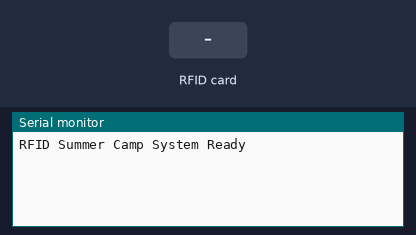
This sketch was run on a simulated Arduino Uno, built with avr-gcc and run on an emulated ATmega328P. Parts: the last lines printed to the serial monitor. The test bench sets the inputs (shaded band).

Above: at 1.2 s.
1.3 s: RFID card A1 B2 C3 D4 held to the reader
At 1.8 s:
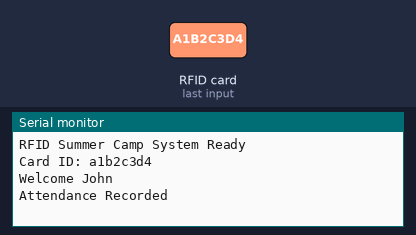
2.8 s: RFID card 5E 7A 19 C4 held to the reader
At 4.2 s:
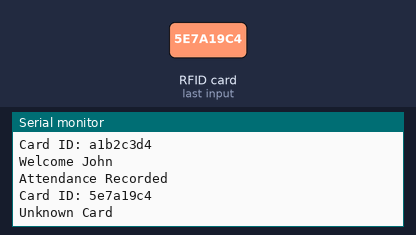

Measured:
- after the input at 1.3 s, the serial monitor: prints a new line at once (image 1)
- after the input at 2.8 s, the serial monitor: prints a new line after 0.51 s (image 2)

The sketch:

summer_camp_rfid.ino
```cpp
#include <SPI.h>
#include <MFRC522.h>

#define SS_PIN 10
#define RST_PIN 9

MFRC522 rfid(SS_PIN, RST_PIN);

void setup() {
  Serial.begin(9600);
  SPI.begin();
  rfid.PCD_Init();
  Serial.println("RFID Summer Camp System Ready");
}

void loop() {
  if (!rfid.PICC_IsNewCardPresent()) return;
  if (!rfid.PICC_ReadCardSerial()) return;

  String cardID = "";

  for (byte i = 0; i < rfid.uid.size; i++) {
    cardID += String(rfid.uid.uidByte[i], HEX);
  }

  Serial.print("Card ID: ");
  Serial.println(cardID);

  if (cardID == "a1b2c3d4") {
    Serial.println("Welcome John");
    Serial.println("Attendance Recorded");
  } else {
    Serial.println("Unknown Card");
  }

  delay(2000);
}
```
